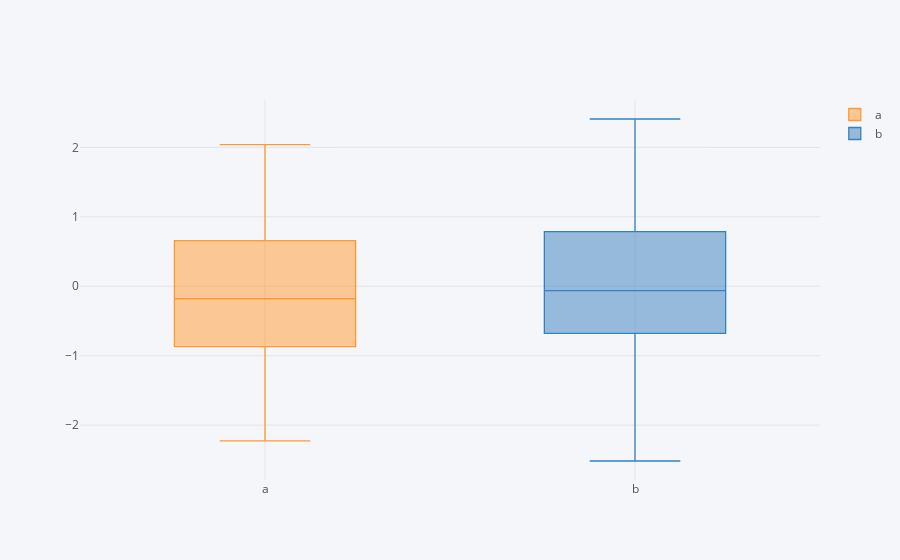

Notebook code cell kept with this figure:
### Code cell
# df.iplot(kind="box")
df[["a", "b"]].iplot(kind="box")
